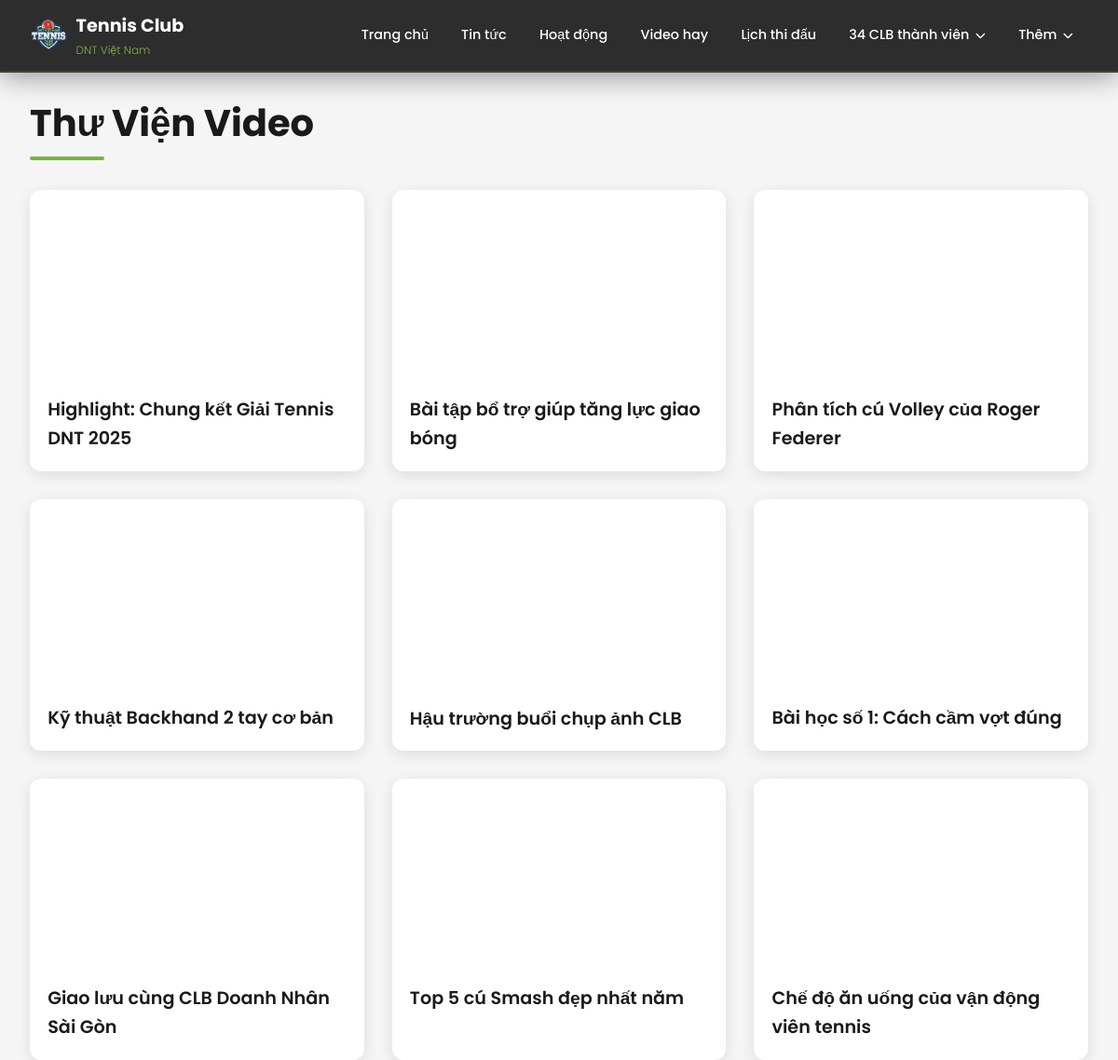
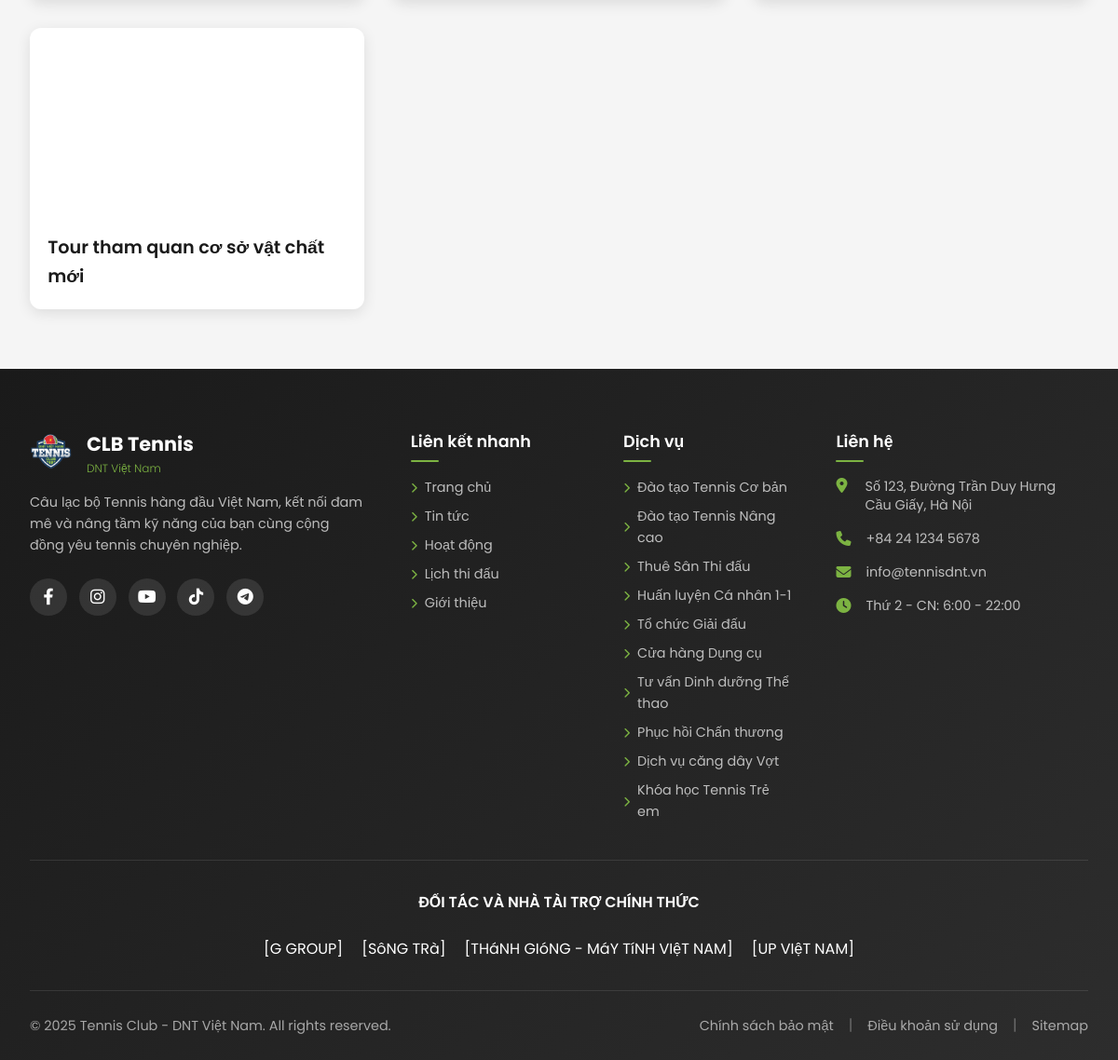
Page /video.php on the committed database (2 pictures, top to bottom).
### tables this page shows
CREATE TABLE IF NOT EXISTS `videos` (
  `id` int NOT NULL AUTO_INCREMENT,
  `title` varchar(255) NOT NULL COMMENT 'Tiêu đề video',
  `youtube_id` varchar(50) NOT NULL COMMENT 'Mã ID YouTube',
  `description` text COMMENT 'Mô tả ngắn',
  `upload_date` date DEFAULT NULL,
  PRIMARY KEY (`id`)
);

CREATE TABLE IF NOT EXISTS `services` (
  `id` int NOT NULL AUTO_INCREMENT,
  `name` varchar(150) NOT NULL COMMENT 'Tên dịch vụ',
  `link` varchar(255) NOT NULL COMMENT 'Đường dẫn liên kết',
  `icon` varchar(50) DEFAULT NULL COMMENT 'Font Awesome icon class',
  PRIMARY KEY (`id`)
);

CREATE TABLE IF NOT EXISTS `sponsors` (
  `id` int NOT NULL AUTO_INCREMENT,
  `name` varchar(150) NOT NULL COMMENT 'Tên nhà tài trợ',
  `logo_url` varchar(255) DEFAULT NULL COMMENT 'Đường dẫn đến logo',
  `level` varchar(50) DEFAULT NULL COMMENT 'Cấp độ tài trợ (Kim Cương, Vàng, Bạc)',
  `website` varchar(255) DEFAULT NULL COMMENT 'Website của nhà tài trợ',
  `contact_email` varchar(100) DEFAULT NULL,
  PRIMARY KEY (`id`)
);

### video.php (the view, shortened to what this page needs)
<?php
include 'header.php';
?>
    <main>
        <section class="video-page-section">
            <div class="container">
                <h1 class="section-title">Thư Viện Video</h1>
                <div class="video-gallery-grid">
                    <?php
                    $sql_videos = "SELECT title, youtube_id FROM videos ORDER BY upload_date DESC";
                    $result_videos = $conn->query($sql_videos);
                    if ($result_videos && $result_videos->num_rows > 0) {
                        while($video = $result_videos->fetch_assoc()) {
                            $youtube_url = "https://www.youtube.com/embed/" . htmlspecialchars($video['youtube_id']);
                            echo '
                            <div class="video-card">
                                <div class="video-embed">
                                    <iframe src="' . $youtube_url . '" title="' . htmlspecialchars($video['title']) . '" allow="accelerometer; autoplay; clipboard-write; encrypted-media; gyroscope; picture-in-picture" allowfullscreen></iframe>
                                </div>
                                <div class="video-content">
                                    <h3 class="video-title">' . htmlspecialchars($video['title']) . '</h3>
                                </div>
                            </div>';
                        }
                    } else {
                        echo "<p style='text-align: center; grid-column: 1 / -1;'>Hiện chưa có video nào. Vui lòng quay lại sau.</p>";
                    }
                    ?>
                    </div>
            </div>
        </section>
    </main>
    <?php include 'footer.php'; ?>

### footer.php (shortened to what this page needs)
    <footer>
        <div class="container">
            <div class="footer-main">
                <div class="footer-col about-col">
                    <div class="footer-logo">
                        <img src="img/logotn.png" alt="Logo DNT Việt Nam" class="site-logo footer-logo-img">
                        <div>
                            <div class="footer-logo-text">CLB Tennis</div>
                            <div class="footer-logo-sub">DNT Việt Nam</div>
                        </div>
                    </div>
                    <p class="footer-desc">Câu lạc bộ Tennis hàng đầu Việt Nam, kết nối đam mê và nâng tầm kỹ năng của bạn cùng cộng đồng yêu tennis chuyên nghiệp.</p>
                    <div class="social-icons">
                        <a href="#" class="social-icon facebook"><i class="fab fa-facebook-f"></i></a>
                        <a href="#" class="social-icon instagram"><i class="fab fa-instagram"></i></a>
                        <a href="#" class="social-icon youtube"><i class="fab fa-youtube"></i></a>
                        <a href="#" class="social-icon tiktok"><i class="fab fa-tiktok"></i></a>
                        <a href="#" class="social-icon telegram"><i class="fab fa-telegram-plane"></i></a>
                    </div>
                </div>
                <div class="footer-col">
                    <h3 class="footer-title">Liên kết nhanh</h3>
                    <ul class="footer-links">
                        <li><a href="index.php"><i class="fas fa-chevron-right"></i> Trang chủ</a></li>
                        <li><a href="tin-tuc.php"><i class="fas fa-chevron-right"></i> Tin tức</a></li>
                        <li><a href="hoat-dong.php"><i class="fas fa-chevron-right"></i> Hoạt động</a></li>
                        <li><a href="index.php#lich-thi-dau"><i class="fas fa-chevron-right"></i> Lịch thi đấu</a></li>
                        <li><a href="index.php#gioi-thieu"><i class="fas fa-chevron-right"></i> Giới thiệu</a></li>
                    </ul>
                </div>
                <div class="footer-col">
                    <h3 class="footer-title">Dịch vụ</h3>
                    <ul class="footer-links">
                        <?php
                        if (isset($conn)) {
                            $sql_services = "SELECT name, link FROM services ORDER BY id ASC";
                            $result_services = $conn->query($sql_services);
                            if ($result_services && $result_services->num_rows > 0) {
                                while($row = $result_services->fetch_assoc()) {
                                    $link = htmlspecialchars($row["link"]);
                                    $name = htmlspecialchars($row["name"]);
                                    echo '<li><a href="' . $link . '"><i class="fas fa-chevron-right"></i> ' . $name . '</a></li>';
                                }
                            } else {
                                echo '<li><a href="#"><i class="fas fa-chevron-right"></i> Đang cập nhật</a></li>';
                            }
                        }
                        ?>
                        </ul>
                </div>
                <div class="footer-col">
                    <h3 class="footer-title">Liên hệ</h3>
                    <ul class="footer-contact">
                        <li>
                            <i class="fas fa-map-marker-alt"></i>
                            <span>Số 123, Đường Trần Duy Hưng<br>Cầu Giấy, Hà Nội</span>
                        </li>
                        <li>
                            <i class="fas fa-phone"></i>
                            <span>+84 24 1234 5678</span>
                        </li>
                        <li>
                            <i class="fas fa-envelope"></i>
                            <span>info@tennisdnt.vn</span>
                        </li>
                        <li>
                            <i class="fas fa-clock"></i>
                            <span>Thứ 2 - CN: 6:00 - 22:00</span>
                        </li>
                    </ul>
                </div>
            </div>
            <div class="footer-partners">
                <h3 class="section-subtitle">ĐỐI TÁC VÀ NHÀ TÀI TRỢ CHÍNH THỨC</h3>
                <div class="partner-logos">
                    <?php
                    if (isset($conn)) {
                        $sql_sponsors = "SELECT name FROM sponsors ORDER BY level DESC, name ASC LIMIT 4";
                        $result_sponsors = $conn->query($sql_sponsors);
                        if ($result_sponsors && $result_sponsors->num_rows > 0) {
                            while($row = $result_sponsors->fetch_assoc()) {
                                echo '<span class="partner">[' . htmlspecialchars(strtoupper($row["name"])) . ']</span>';
                            }
                        } else {
                            echo '<span class="partner">[ĐANG CẬP NHẬT]</span>';
                        }
                    }
                    ?>
                    </div>
            </div>
            <div class="footer-bottom">
                <div class="footer-bottom-content">
                    <p>© 2025 Tennis Club - DNT Việt Nam. All rights reserved.</p>
                    <div class="footer-bottom-links">
                        <a href="#">Chính sách bảo mật</a>
                        <span>|</span>
                        <a href="#">Điều khoản sử dụng</a>
                        <span>|</span>
                        <a href="#">Sitemap</a>
                    </div>
                </div>
            </div>
        </div>
    </footer>
</body>
</html>

### style.css (style rules this page uses)
:root { --color-dark-bg: #2d2d2d; --color-primary: #1a1a1a; --color-accent: #7CB342; --color-secondary: #558B2F; --color-cta: #FFD700; --color-light: #ffffff; --color-text-dark: #333; }
* { margin: 0; padding: 0; box-sizing: border-box; }
body { font-family: 'Poppins', sans-serif; color: var(--color-text-dark); line-height: 1.6; overflow-x: hidden; background: #f5f5f5; }
.container { max-width: 1200px; margin: 0 auto; padding: 0 2rem; }
a { text-decoration: none; color: inherit; }
.section-title { text-align: center; font-size: 2.5rem; font-weight: 700; margin-bottom: 3rem; color: var(--color-primary); position: relative; padding-bottom: 1rem; }
.section-title::after { content: ''; position: absolute; bottom: 0; left: 50%; transform: translateX(-50%); width: 80px; height: 4px; background: var(--color-accent); border-radius: 2px; }
.section-subtitle { font-size: 1.2rem; font-weight: 600; color: var(--color-primary); margin-bottom: 1rem; text-align: center; }
.site-logo { height: 40px; width: auto; flex-shrink: 0; }
footer { background: linear-gradient(135deg, #1a1a1a 0%, #2d2d2d 100%); color: white; padding: 4rem 0 0; }
.footer-main { display: grid; grid-template-columns: 2fr 1fr 1fr 1.5fr; gap: 3rem; padding-bottom: 2rem; border-bottom: 1px solid rgba(255,255,255,0.1); }
.footer-col { display: flex; flex-direction: column; text-align: left; }
.footer-logo { display: flex; align-items: center; gap: 1rem; margin-bottom: 1rem; }
.footer-logo-img { height: 45px; }
.footer-logo-text { font-size: 1.3rem; font-weight: 700; }
.footer-logo-sub { color: var(--color-accent); font-size: 0.75rem; font-weight: 300; }
.footer-desc { color: rgba(255,255,255,0.7); line-height: 1.6; margin-bottom: 1rem; font-size: 0.9rem; }
.social-icons { display: flex; gap: 0.8rem; margin-top: 0.5rem; align-items: center; }
.social-icon { width: 40px; height: 40px; border-radius: 50%; background: rgba(255,255,255,0.1); display: flex; align-items: center; justify-content: center; color: white; font-size: 1.1rem; transition: all 0.3s; cursor: pointer; text-decoration: none; }
.footer-title { color: white; font-size: 1.1rem; font-weight: 600; margin-bottom: 1rem; position: relative; padding-bottom: 0.5rem; }
.footer-title::after { content: ''; position: absolute; left: 0; bottom: 0; width: 30px; height: 2px; background: var(--color-accent); border-radius: 2px; }
.footer-links { list-style: none; }
.footer-links li { margin-bottom: 0.5rem; }
.footer-links a { color: rgba(255,255,255,0.7); transition: all 0.3s; display: flex; align-items: center; gap: 0.5rem; font-size: 0.9rem; }
.footer-links a i { font-size: 0.7rem; color: var(--color-accent); }
.footer-contact { list-style: none; }
.footer-contact li { display: flex; gap: 1rem; margin-bottom: 1rem; color: rgba(255,255,255,0.7); font-size: 0.9rem; line-height: 1.4; }
.footer-contact i { color: var(--color-accent); font-size: 1rem; margin-top: 0.1rem; min-width: 15px; }
.footer-partners { padding: 2rem 5%; text-align: center; border-bottom: 1px solid rgba(255,255,255,0.1); }
.footer-partners .section-subtitle { color: var(--color-light); font-size: 1rem; margin-bottom: 1.5rem; }
.partner-logos { display: flex; justify-content: center; align-items: center; flex-wrap: wrap; gap: 20px; }
.footer-bottom { padding: 1.5rem 0; }
.footer-bottom-content { display: flex; justify-content: space-between; align-items: center; flex-wrap: wrap; gap: 1rem; }
.footer-bottom-content p { color: rgba(255,255,255,0.6); font-size: 0.9rem; }
.footer-bottom-links { display: flex; gap: 1rem; align-items: center; }
.footer-bottom-links a { color: rgba(255,255,255,0.6); text-decoration: none; font-size: 0.9rem; transition: color 0.3s; }
.footer-bottom-links span { color: rgba(255,255,255,0.3); }

### rows in the picture
videos: title "Highlight: Chung kết Giải Tennis DNT 2025"
videos: title "Bài tập bổ trợ giúp tăng lực giao bóng"
videos: title "Phân tích cú Volley của Roger Federer"
videos: title "Kỹ thuật Backhand 2 tay cơ bản"
videos: title "Hậu trường buổi chụp ảnh CLB"
videos: title "Bài học số 1: Cách cầm vợt đúng"
videos: title "Giao lưu cùng CLB Doanh Nhân Sài Gòn"
videos: title "Top 5 cú Smash đẹp nhất năm"
videos: title "Chế độ ăn uống của vận động viên tennis"
videos: title "Tour tham quan cơ sở vật chất mới"
services: name "Đào tạo Tennis Cơ bản"
services: name "Đào tạo Tennis Nâng cao"
services: name "Thuê Sân Thi đấu"
services: name "Huấn luyện Cá nhân 1-1"
services: name "Tổ chức Giải đấu"
services: name "Cửa hàng Dụng cụ"
services: name "Tư vấn Dinh dưỡng Thể thao"
services: name "Phục hồi Chấn thương"
services: name "Dịch vụ căng dây Vợt"
services: name "Khóa học Tennis Trẻ em"
sponsors: name "G GROUP"
sponsors: name "SôNG TRà"
sponsors: name "THáNH GIóNG - MáY TíNH VIệT NAM"
sponsors: name "UP VIệT NAM"
